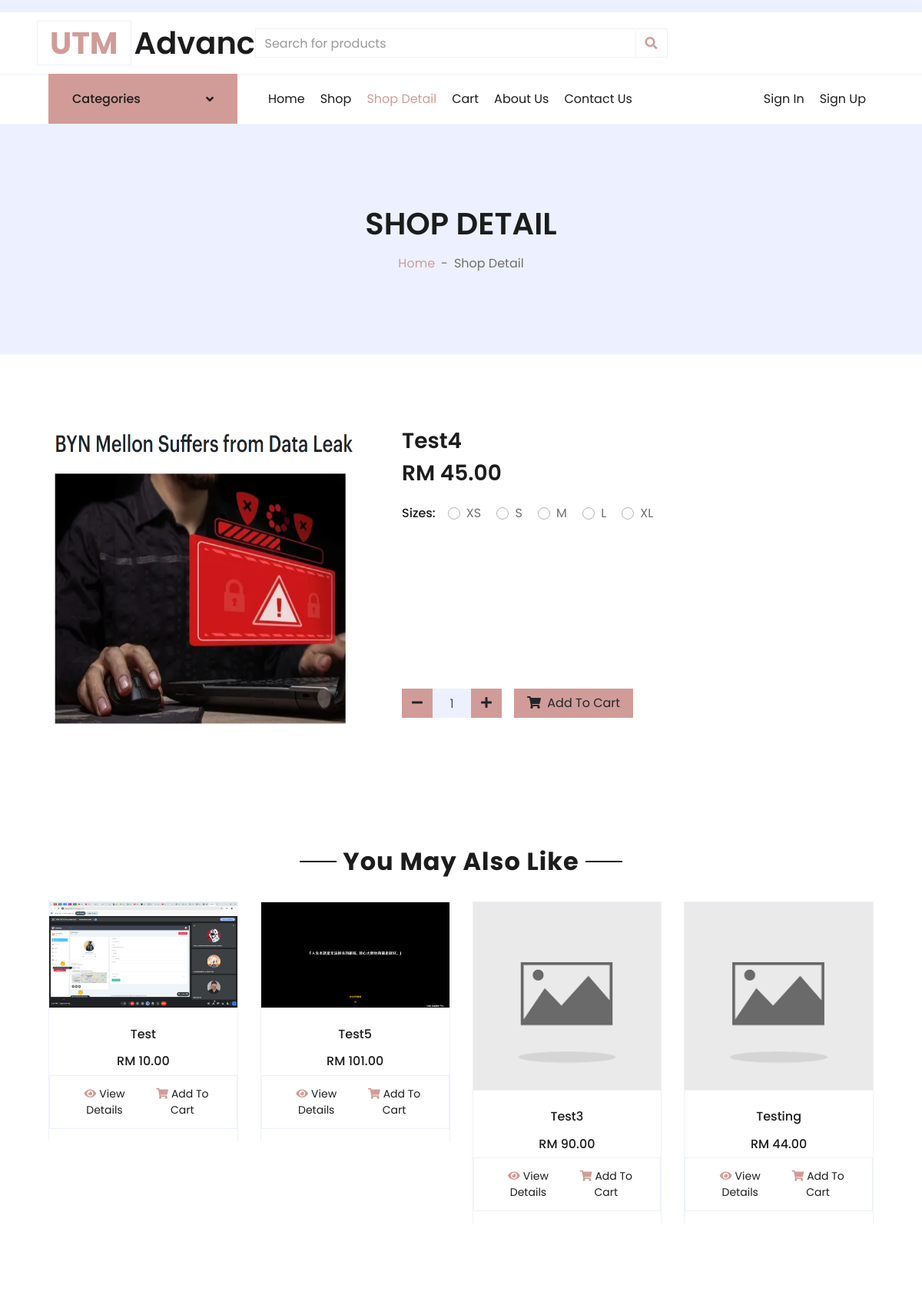
The page /CG/detail.php?id=4 (upper part) on the database as committed earlier.
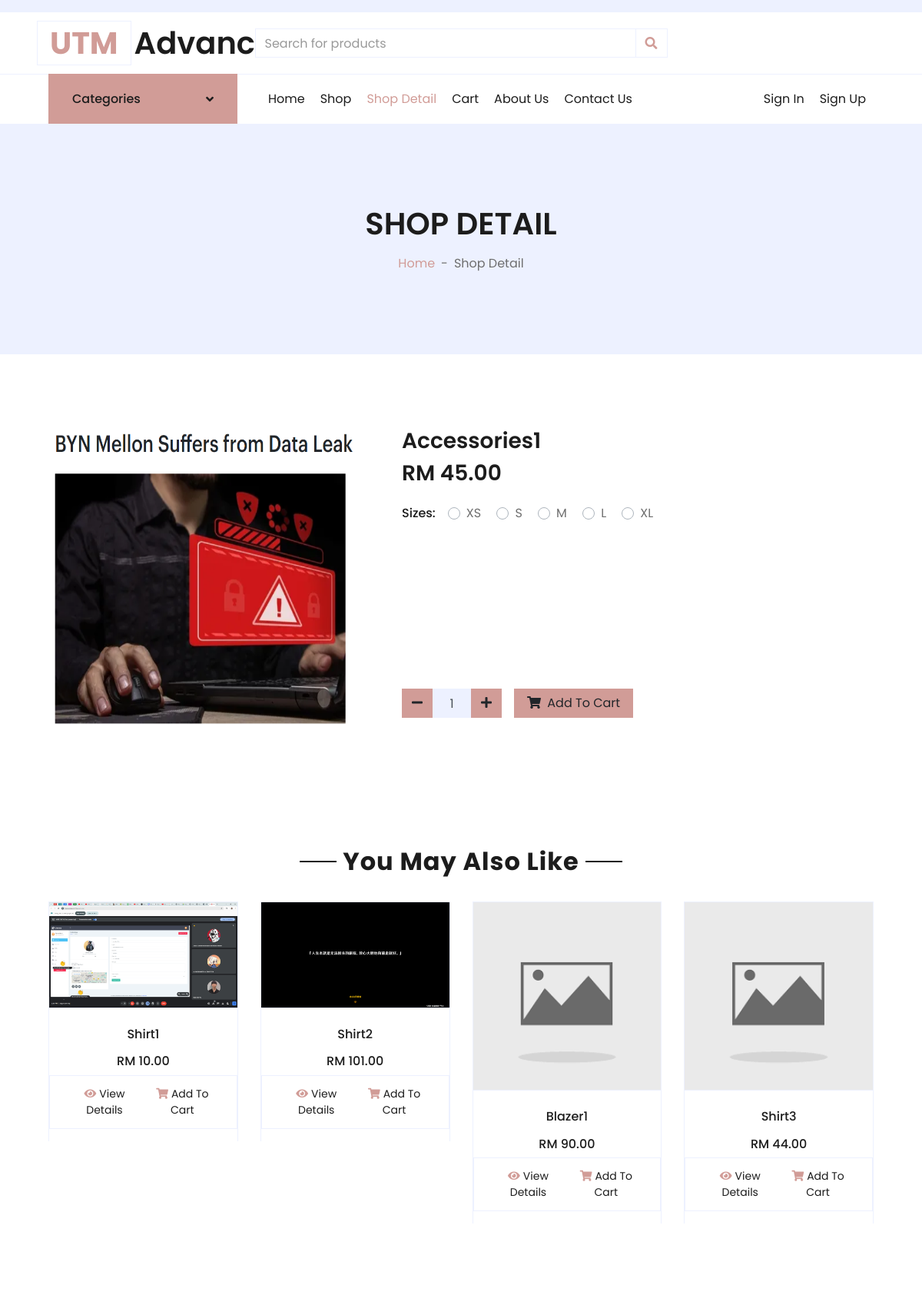
The same page on the database as committed later.
### tables this page shows
CREATE TABLE `product` (
  `ProductID` int(11) NOT NULL,
  `ProductName` varchar(255) NOT NULL,
  `Price` decimal(10,2) NOT NULL,
  `Category` varchar(100) NOT NULL,
  `StockQuantity` int(11) NOT NULL,
  `Status` varchar(50) NOT NULL,
  `Image` varchar(255) DEFAULT NULL
);

### CG/detail.php (the view, shortened to what the changed rows need)
<!DOCTYPE html>
<html lang="en">
<head>
    <link href="https://cdnjs.cloudflare.com/ajax/libs/font-awesome/5.10.0/css/all.min.css" rel="stylesheet">
    <link href="lib/owlcarousel/assets/owl.carousel.min.css" rel="stylesheet">
    <link href="css/style.css" rel="stylesheet">
</head>
<body>
	<?php
	require '../Function/config.php';
	if (isset($_GET['id'])) {
    	$productID = $_GET['id'];
    	$sql = "SELECT * FROM product WHERE ProductID = ?";
    	$stmt = $con->prepare($sql);
    	$stmt->bind_param("i", $productID);
    	$stmt->execute();
    	$result = $stmt->get_result();
    	if ($result->num_rows > 0) {
        	$product = $result->fetch_assoc();
    	} else {
        	echo "<script>alert('Product not found.'); window.history.back(); </script>";
        	exit;
    	}
        $randomSql = "SELECT * FROM product WHERE ProductID != ? LIMIT 5";
        $stmtRandom = $con->prepare($randomSql);
        $stmtRandom->bind_param("i", $productID);
        $stmtRandom->execute();
        $randomResult = $stmtRandom->get_result();
        $randomProducts = [];
        while ($row = $randomResult->fetch_assoc()) {
            $randomProducts[] = $row;
        }
        shuffle($randomProducts);
	} else {
    	echo "<script>alert('No product ID provided.'); window.history.back(); </script>";
    	exit;
	}
	$productImage = !empty($product['Image']) ? $product['Image'] : '../Products/default.png';
	?>
        <div class="row align-items-center py-3 px-xl-5">
            <div class="col-lg-3 d-none d-lg-block">
                <a href="" class="text-decoration-none">
                    <h1 class="m-0 display-5 font-weight-semi-bold"><span class="text-primary font-weight-bold border px-3 mr-1">UTM</span>Advance</h1>
                </a>
            </div>
        </div>
    <div class="container-fluid bg-secondary mb-5">
        <div class="d-flex flex-column align-items-center justify-content-center" style="min-height: 300px">
            <h1 class="font-weight-semi-bold text-uppercase mb-3">Shop Detail</h1>
        </div>
    </div>
    <div class="container-fluid py-5">
        <div class="row px-xl-5">
            <div class="col-lg-5 pb-5">
                <img class="w-100 h-100" src="<?= htmlspecialchars($productImage) ?>" alt="<?= htmlspecialchars($product['ProductName']) ?>">
            </div>
            <div class="col-lg-7 pb-5">
                <h3 class="font-weight-semi-bold"><?= htmlspecialchars($product['ProductName']) ?></h3>
                <h3 class="font-weight-semi-bold mb-4">RM <?= htmlspecialchars($product['Price']) ?></h3>
                <div class="d-flex mb-3">
                    <p class="text-dark font-weight-medium mb-0 mr-3">Sizes:</p>
                    <form>
                    </form>
                </div>
				<br><br><br><br><br><br><br><br>
                <div class="d-flex align-items-center mb-4 pt-2">
                    <div class="input-group quantity mr-3" style="width: 130px;">
                    </div>
                    <button class="btn btn-primary px-3"><i class="fa fa-shopping-cart mr-1"></i> Add To Cart</button>
                </div>
            </div>
        </div>
    </div>
    <div class="container-fluid py-5">
        <div class="text-center mb-4">
            <h2 class="section-title px-5"><span class="px-2">You May Also Like</span></h2>
        </div>
        <div class="row px-xl-5">
            <div class="col">
                <div class="owl-carousel related-carousel">
					<?php foreach ($randomProducts as $randomProduct) :
						$randomProductImage = !empty($randomProduct['Image']) ? $randomProduct['Image'] : '../Products/default.png';
					?>
						<div class="card product-item border-0">
							<div class="card-header product-img position-relative overflow-hidden bg-transparent border p-0">
								<img class="img-fluid w-100" src="<?= htmlspecialchars($randomProductImage) ?>" alt="<?= htmlspecialchars($randomProduct['ProductName']) ?>">
							</div>
							<div class="card-body border-left border-right text-center p-0 pt-4 pb-3">
								<h6 class="text-truncate mb-3"><?= htmlspecialchars($randomProduct['ProductName']) ?></h6>
								<div class="d-flex justify-content-center">
									<h6>RM <?= number_format($randomProduct['Price'], 2) ?></h6>
								</div>
								<div class="card-footer d-flex justify-content-between bg-light border">
									<a href="detail.php?id=<?= $randomProduct['ProductID'] ?>" class="btn btn-sm text-dark p-0"><i class="fas fa-eye text-primary mr-1"></i>View Details</a>
									<a href="cart.php?action=add&id=<?= $randomProduct['ProductID'] ?>" class="btn btn-sm text-dark p-0"><i class="fas fa-shopping-cart text-primary mr-1"></i>Add To Cart</a>
								</div>
							</div>
						</div>
            		<?php endforeach; ?>
                </div>
            </div>
        </div>
    </div>
</body>
</html>

Rows that differ between the two databases and show on the page:
changed product: ProductName "Test4" → "Accessories1"
changed product: ProductName "Test" → "Shirt1"
changed product: ProductName "Test5" → "Shirt2"
changed product: ProductName "Test3" → "Blazer1"
changed product: ProductName "Testing" → "Shirt3"
